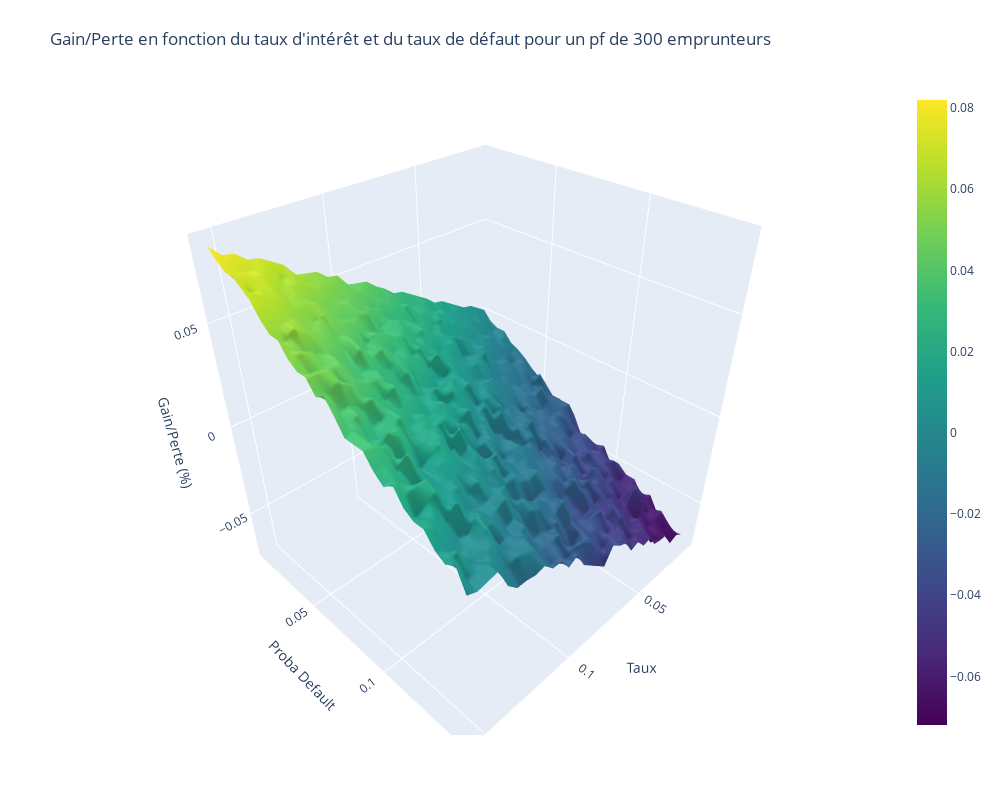

Notebook source saved alongside this figure:
### Code cell
import plotly.graph_objects as go

# Assuming b.matrice_taux_default is a DataFrame
matrice_taux_default = b.matrice_taux_default

# Create 3D surface plot
fig = go.Figure(data=[go.Surface(z=matrice_taux_default.values, x=matrice_taux_default.columns, y=matrice_taux_default.index, colorscale='Viridis')])
fig.update_layout(title='Gain/Perte en fonction du taux d\'intérêt et du taux de défaut pour un pf de 300 emprunteurs', autosize=False, 
                    width=1000, height=800, margin=dict(l=65, r=50, b=65, t=90))

# Set axis labels
fig.update_layout(scene=dict(xaxis_title='Taux', yaxis_title='Proba Default', zaxis_title='Gain/Perte (%)'))

# Show the interactive plot
fig.show()

### Figure 1 — Plotly figure (JSON) as saved in the notebook; plotly's stock layout.template omitted (floating-point values rounded to 4 significant figures; data arrays with more than 128 entries replaced by an {"elided": "..."} marker saying what was removed)
{"data": [{"colorscale": [[0, "#440154"], [0.1111, "#482878"], [0.2222, "#3e4989"], [0.3333, "#31688e"], [0.4444, "#26828e"], [0.5556, "#1f9e89"], [0.6667, "#35b779"], [0.7778, "#6ece58"], [0.8889, "#b5de2b"], [1, "#fde725"]], "type": "surface", "x": [0.01, 0.015, 0.02, 0.025, 0.03, 0.035, 0.04, 0.045, 0.05, 0.055, 0.06, 0.065, 0.07, 0.075, 0.08, 0.085, 0.09, 0.095, 0.1, 0.105, 0.11, 0.115, 0.12, 0.125, 0.13, 0.135, 0.14, 0.145, 0.15, 0.155], "y": [0.01, 0.015, 0.02, 0.025, 0.03, 0.035, 0.04, 0.045, 0.05, 0.055, 0.06, 0.065, 0.07, 0.075, 0.08, 0.085, 0.09, 0.095, 0.1, 0.105, 0.11, 0.115, 0.12, 0.125, 0.13, 0.135, 0.14, 0.145], "z": {"elided": "28x30 float values"}}], "layout": {"autosize": false, "height": 800, "margin": {"b": 65, "l": 65, "r": 50, "t": 90}, "scene": {"xaxis": {"title": {"text": "Taux"}}, "yaxis": {"title": {"text": "Proba Default"}}, "zaxis": {"title": {"text": "Gain/Perte (%)"}}}, "title": {"text": "Gain/Perte en fonction du taux d'intérêt et du taux de défaut pour un pf de 300 emprunteurs"}, "width": 1000}}
